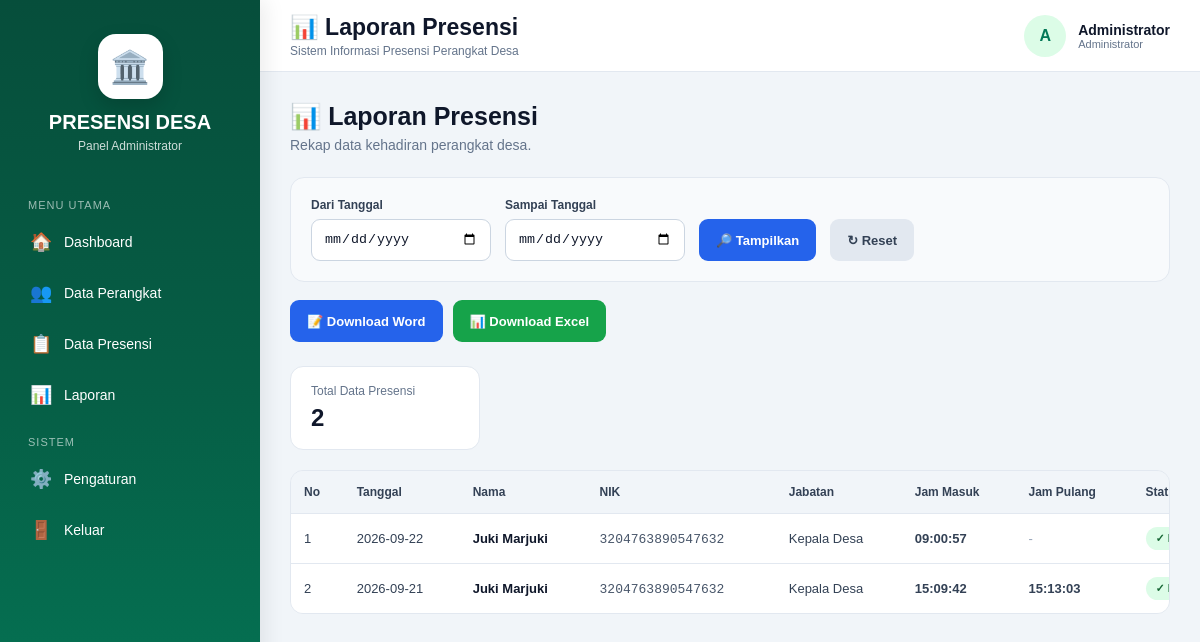
/admin/laporan (signed in), run on the app's committed database.
### tables this page shows
CREATE TABLE presensi (

            id INTEGER PRIMARY KEY AUTOINCREMENT,

            perangkat_id INTEGER NOT NULL,

            tanggal TEXT NOT NULL,

            jam_masuk TEXT,

            foto_masuk TEXT,

            jam_pulang TEXT,

            foto_pulang TEXT,

            latitude REAL,

            longitude REAL,

            status TEXT NOT NULL DEFAULT 'Hadir',

            created_at TIMESTAMP
                DEFAULT CURRENT_TIMESTAMP, latitude_masuk REAL, longitude_masuk REAL, latitude_pulang REAL, longitude_pulang REAL,

            FOREIGN KEY (perangkat_id)
                REFERENCES perangkat(id)
                ON DELETE CASCADE
        );

CREATE TABLE perangkat (

            id INTEGER PRIMARY KEY AUTOINCREMENT,

            nama TEXT NOT NULL,

            nik TEXT,

            jabatan TEXT NOT NULL,

            foto TEXT,

            status TEXT NOT NULL DEFAULT 'Aktif',

            created_at TIMESTAMP
                DEFAULT CURRENT_TIMESTAMP
        );

### app.py (the view)
@app.route("/admin/laporan")
def admin_laporan():
    if not admin_required():
        return redirect(
            url_for("login")
        )
    dari = (
        request.args
        .get("dari", "")
        .strip()
    )
    sampai = (
        request.args
        .get("sampai", "")
        .strip()
    )
    laporan = ambil_data_laporan(
        dari,
        sampai
    )
    return render_template(
        "admin_laporan.html",
        laporan=laporan,
        dari=dari,
        sampai=sampai
    )

### app.py (called while the page is built)
def admin_required():
    if "user_id" not in session:
        return False
    if session.get("role") != "admin":
        return False
    return True

def ambil_data_laporan(dari="", sampai=""):
    query = """
        SELECT
            presensi.*,
            perangkat.nama,
            perangkat.nik,
            perangkat.jabatan

        FROM presensi

        LEFT JOIN perangkat
            ON perangkat.id =
               presensi.perangkat_id

        WHERE 1 = 1
    """
    params = []
    if dari:
        query += """
            AND presensi.tanggal >= ?
        """
        params.append(dari)
    if sampai:
        query += """
            AND presensi.tanggal <= ?
        """
        params.append(sampai)
    query += """
        ORDER BY
            presensi.tanggal DESC,
            presensi.id DESC
    """
    return fetch_all(
        query,
        tuple(params)
    )

### database.py (called while the page is built)
def get_connection():
    conn = sqlite3.connect(
        DATABASE
    )
    conn.row_factory = sqlite3.Row
    conn.execute(
        "PRAGMA foreign_keys = ON"
    )
    return conn

def fetch_all(
    query,
    params=()
):
    conn = get_connection()
    try:
        return conn.execute(
            query,
            params
        ).fetchall()
    finally:
        conn.close()

### templates/admin_laporan.html (shortened to what this page needs)
{% extends "base_admin.html" %}
{% block page_title %}
📊 Laporan Presensi
{% endblock %}
{% block content %}
<div class="laporan-wrapper">
    <div class="laporan-header">
        <div>
            <h2>
                📊 Laporan Presensi
            </h2>
            <p>
                Rekap data kehadiran perangkat desa.
            </p>
        </div>
    </div>
    <div class="filter-box">
        <form
            method="GET"
            action="{{ url_for('admin_laporan') }}"
            class="filter-form"
        >
            <div class="filter-group">
                <label>
                    Dari Tanggal
                </label>
                <input
                    type="date"
                    name="dari"
                    value="{{ dari }}"
                >
            </div>
            <div class="filter-group">
                <label>
                    Sampai Tanggal
                </label>
                <input
                    type="date"
                    name="sampai"
                    value="{{ sampai }}"
                >
            </div>
            <button
                type="submit"
                class="btn btn-filter"
            >
                🔎 Tampilkan
            </button>
            <a
                href="{{ url_for('admin_laporan') }}"
                class="btn btn-reset"
            >
                ↻ Reset
            </a>
        </form>
    </div>
    <div class="download-box">
        <a
            href="{{ url_for(
                'download_laporan_word',
                dari=dari,
                sampai=sampai
            ) }}"
            class="btn btn-word"
        >
            📝 Download Word
        </a>
        <a
            href="{{ url_for(
                'download_laporan_excel',
                dari=dari,
                sampai=sampai
            ) }}"
            class="btn btn-excel"
        >
            📊 Download Excel
        </a>
    </div>
    {% if laporan %}
        <div class="info-row">
            <div class="info-card">
                <div class="info-label">
                    Total Data Presensi
                </div>
                <div class="info-value">
                    {{ laporan|length }}
                </div>
            </div>
        </div>
        <div class="table-container">
            <table class="laporan-table">
                <thead>
                    <tr>
                        <th>
                            No
                        </th>
                        <th>
                            Tanggal
                        </th>
                        <th>
                            Nama
                        </th>
                        <th>
                            NIK
                        </th>
                        <th>
                            Jabatan
                        </th>
                        <th>
                            Jam Masuk
                        </th>
                        <th>
                            Jam Pulang
                        </th>
                        <th>
                            Status
                        </th>
                    </tr>
                </thead>
                <tbody>
                    {% for item in laporan %}
                    <tr>
                        <td>
                            {{ loop.index }}
                        </td>
                        <td>
                            {{ item["tanggal"] or "-" }}
                        </td>
                        <td>
                            <span class="nama">
                                {{ item["nama"] or "-" }}
                            </span>
                        </td>
                        <td>
                            <span class="nik">
                                {{ item["nik"] or "-" }}
                            </span>
                        </td>
                        <td>
                            {{ item["jabatan"] or "-" }}
                        </td>
                        <td>
                            {% if item["jam_masuk"] %}
                                <span class="jam">
                                    {{ item["jam_masuk"] }}
                                </span>
                            {% else %}
                                <span class="kosong">
                                    -
                                </span>
                            {% endif %}
                        </td>
                        <td>
                            {% if item["jam_pulang"] %}
                                <span class="jam">
                                    {{ item["jam_pulang"] }}
                                </span>
                            {% else %}
                                <span class="kosong">
                                    -
                                </span>
                            {% endif %}
                        </td>
                        <td>
                            {% if item["status"] == "Hadir" %}
                                <span class="status-hadir">
                                    ✓ Hadir
                                </span>
                            {% else %}
                                <span class="status-lain">
                                    {{ item["status"] or "-" }}
                                </span>
                            {% endif %}
                        </td>
                    </tr>
                    {% endfor %}
                </tbody>
            </table>
        </div>
    {% endif %}
</div>
{% endblock %}

### templates/base_admin.html (style rules this page uses)
* { box-sizing: border-box; margin: 0; padding: 0; }
body { font-family: Arial, Helvetica, sans-serif; background: #f1f5f9; color: #1e293b; }
.btn { display: inline-flex; align-items: center; justify-content: center; gap: 7px; border: none; padding: 10px 16px; border-radius: 9px; cursor: pointer; text-decoration: none; font-size: 14px; font-weight: 600; transition: .2s; }
table { width: 100%; border-collapse: collapse; }
th { background: #f8fafc; color: #475569; font-size: 13px; text-align: left; padding: 13px; border-bottom: 1px solid #e2e8f0; }
td { padding: 13px; border-bottom: 1px solid #f1f5f9; font-size: 14px; color: #334155; }

### templates/admin_laporan.html (style rules this page uses)
.laporan-wrapper { width: 100%; }
.laporan-header { display: flex; justify-content: space-between; align-items: center; gap: 20px; margin-bottom: 24px; flex-wrap: wrap; }
.laporan-header h2 { margin: 0 0 6px 0; font-size: 25px; color: #0f172a; }
.laporan-header p { margin: 0; color: #64748b; font-size: 14px; }
.filter-box { background: #f8fafc; border: 1px solid #e2e8f0; border-radius: 14px; padding: 20px; margin-bottom: 18px; }
.filter-form { display: flex; align-items: end; gap: 14px; flex-wrap: wrap; }
.filter-group { display: flex; flex-direction: column; gap: 7px; }
.filter-group label { font-size: 12px; font-weight: 700; color: #334155; }
.filter-group input { width: 180px; height: 42px; box-sizing: border-box; padding: 0 12px; border: 1px solid #cbd5e1; border-radius: 9px; background: white; color: #0f172a; outline: none; }
.btn { height: 42px; padding: 0 17px; border: none; border-radius: 9px; display: inline-flex; align-items: center; justify-content: center; gap: 7px; font-weight: 700; font-size: 13px; cursor: pointer; text-decoration: none; box-sizing: border-box; }
.btn-filter { background: #2563eb; color: white; }
.btn-reset { background: #e2e8f0; color: #334155; }
.download-box { display: flex; gap: 10px; flex-wrap: wrap; margin-bottom: 24px; }
.btn-word { background: #2563eb; color: white; }
.btn-excel { background: #16a34a; color: white; }
.info-row { display: flex; gap: 14px; flex-wrap: wrap; margin-bottom: 20px; }
.info-card { min-width: 190px; padding: 17px 20px; border: 1px solid #e2e8f0; border-radius: 13px; background: white; }
.info-label { color: #64748b; font-size: 12px; margin-bottom: 6px; }
.info-value { color: #0f172a; font-size: 24px; font-weight: 800; }
.table-container { width: 100%; overflow-x: auto; border: 1px solid #e2e8f0; border-radius: 13px; background: white; }
.laporan-table { width: 100%; min-width: 950px; border-collapse: collapse; }
.laporan-table thead th { padding: 14px 13px; background: #f1f5f9; color: #334155; border-bottom: 1px solid #e2e8f0; font-size: 12px; font-weight: 800; text-align: left; white-space: nowrap; }
.laporan-table tbody td { padding: 13px; border-bottom: 1px solid #e2e8f0; color: #334155; font-size: 13px; vertical-align: middle; }
.laporan-table tbody tr:last-child td { border-bottom: none; }
.nama { color: #0f172a; font-weight: 700; }
.nik { color: #475569; font-family: monospace; }
.jam { font-weight: 700; white-space: nowrap; }
.status-hadir { display: inline-block; padding: 5px 10px; border-radius: 20px; background: #dcfce7; color: #166534; font-size: 11px; font-weight: 800; }
.kosong { color: #94a3b8; }

### data on the page
presensi: tanggal "2026-09-22", nama "Juki Marjuki", nik "3204763890547632", jabatan "Kepala Desa", jam_masuk "09:00:57"
presensi: tanggal "2026-09-21", nama "Juki Marjuki", nik "3204763890547632", jabatan "Kepala Desa", jam_masuk "15:09:42", jam_pulang "15:13:03"

### other printed values
{{ session.get('nama', 'A')[0]|upper }} "A"
{{ session.get('nama', 'Administrator') }} "Administrator"
{{ laporan|length }} "2"
